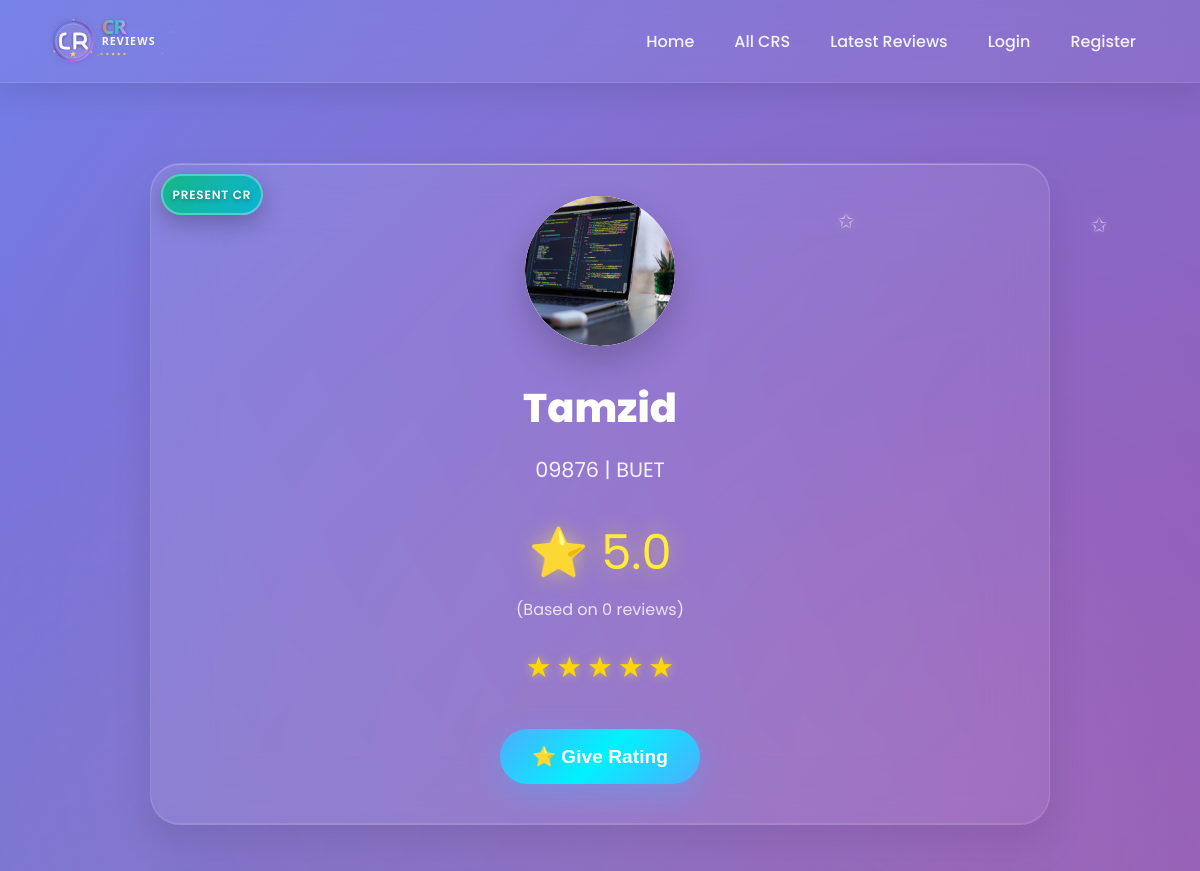
The page /cr_profile/tamzid-d98101/ (upper part) on the database as committed earlier.
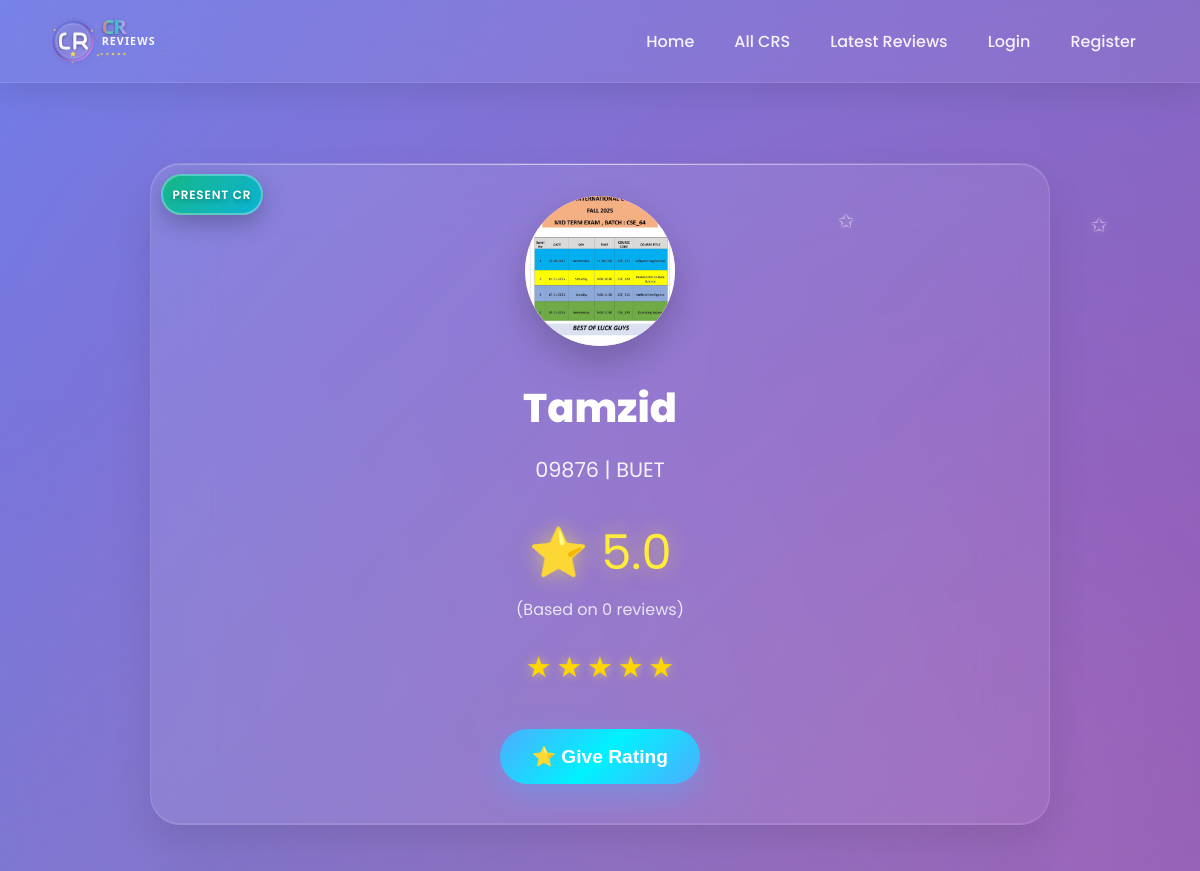
The same page on the database as committed later.
### cr/models.py (models this page shows, shortened)
class CrProfile(models.Model):
    user=models.OneToOneField('userprofile.User', on_delete=models.CASCADE,related_name='user_profile')
    university=models.ForeignKey(University, on_delete=models.CASCADE,related_name='university_crs')
    department=models.ForeignKey(Department, on_delete=models.CASCADE,related_name='department_crs')
    cr_status = models.CharField(
    max_length=20,
    choices=[('Present', 'Present CR'), ('Former', 'Former CR')],
    default='Present'
    )
    profile_picture = models.ImageField(upload_to='cr_profile_pictures/', blank=True, null=True)
    name = models.CharField(max_length=100)
    gender = models.CharField(choices=[('M', 'Male'), ('F', 'Female')], max_length=1)
    email = models.EmailField(blank=True, null=True)
    phone = models.CharField(max_length=30, blank=True, null=True)
    st_id = models.CharField(max_length=50, unique=True)
    batch = models.CharField(max_length=20)
    dept_batch = models.CharField(max_length=20 , blank=True, null=True)
    section = models.CharField(max_length=10)
    bio = models.TextField(blank=True, null=True)
    date_of_birth = models.DateField(blank=True, null=True)
    slug = models.SlugField(unique=True, blank=True)
    facebook_url = models.URLField(default='https://www.facebook.com/')
    instagram_url = models.URLField(default='https://www.instagram.com/')
    linkedin_url = models.URLField(default='https://www.linkedin.com/')
    created_at=models.DateTimeField(auto_now_add=True)
    updated_at=models.DateTimeField(auto_now=True)
    deleted_at=models.DateTimeField(auto_now=True,blank=True,null=True)
    @property
    def average_rating(self):
        avg=self.cr_reviews.aggregate(Avg('rating'))['rating__avg']
        return round(avg,1) if avg else 0

class University(models.Model):
    Public = "Public"
    Private = "Private"
    university_type = [
        (Public,"Public"),
        (Private,"Private"),
    ]
    title =models.CharField(max_length=100,unique=True,blank=False,null=False)
    type =models.CharField(max_length=100,choices=university_type)
    address=models.CharField(max_length=150, blank=True, null=True)
    slug=models.SlugField(blank=True,unique=True)
    created_at=models.DateTimeField(auto_now_add=True)
    updated_at=models.DateTimeField(auto_now=True)
    daleted_at=models.DateTimeField(auto_now=True,blank=True,null=True)
    def __str__(self):
        return self.title

### cr/views.py (the view)
# urls.py: path('cr_profile/<str:slug>/',cr_profile,name='cr_profile'),
def cr_profile(request,slug):
    cr_profile=get_object_or_404(CrProfile,slug=slug)
    review = Review.objects.filter(cr_profile=cr_profile, is_approved=True).order_by('-created_at')
    paginator = Paginator(review,5)
    page_number = request.GET.get('page',1)
    try:
        review=paginator.page(page_number)
    except PageNotAnInteger:
        review=paginator.page(1)
    except EmptyPage:
        review=paginator.page(1)
    is_saved = False
    if request.user.is_authenticated:
        is_saved = cr_profile.saved_by.filter(user=request.user).exists()
    context={
        'cr_profile':cr_profile,
        'review':review,
        'paginator':paginator,
        'is_saved':is_saved
    }
    return render(request,'profile.html',context)

### cr/models.py (called while the page is built)
    def __str__(self):
        return self.title

### templates/profile.html (shortened to what this page needs)
{% extends 'base.html' %}
{% load static %}
{% block content %}
    <div id="cr-profile" class="page">
        <div class="container">
            <div style="max-width: 900px; margin: 0 auto;">
                <div class="search-section" style="text-align: center; margin-bottom: 3rem;">
                    <div class="profile-photo" style="width: 150px; height: 150px; font-size: 4rem; margin: 0 auto 2rem; position: relative;" id="profile-photo">
                         {% if cr_profile.profile_picture %}
                        <img src="{{ cr_profile.profile_picture.url }}" alt="{{ cr_profile.name }}" />
                        {% else %}
                        <span>{{ cr_profile.name|first|upper }}</span>
                        {% endif %}
                    </div>
                    <h1 style="color: white; font-size: 2.5rem; font-weight: 800; margin-bottom: 1rem;" id="profile-name">{{cr_profile.name}}</h1>
                    <p style="color: rgba(255,255,255,0.9); font-size: 1.3rem; margin-bottom: 1.5rem;" id="profile-info">
                        {{cr_profile.st_id}} | {{cr_profile.university}}
                    </p>
  <div class="cr-status-badge {{ cr_profile.cr_status|lower }}">
    {% if cr_profile.cr_status == 'Present' %}
      <span class="badge-text">Present CR</span>
    {% else %}
      <span class="badge-text">Former CR</span>
    {% endif %}
  </div>
                    <div style="margin: 2rem 0;">
                        <div style="font-size: 3rem; color: #ffeb3b; text-shadow: 0 0 20px rgba(255,235,59,0.5);">
                            ⭐ {{cr_profile.average_rating}}
                        </div>
                        <div style="color: rgba(255,255,255,0.8); margin-top: 0.5rem;" id="review-count">
                            (Based on {{review.paginator.count}} reviews)
                        </div>
                        <div class="rating">
                            {% for i in "12345" %} {% if forloop.counter <= cr_profile.average_rating %}
                            <span class="star filled">★</span>
                            {% else %}
                            <span class="star">☆</span>
                            {% endif %} {% endfor %}
                        </div>
                    </div>
                    <button class="btn" onclick="openRatingModal('{{ cr_profile.slug }}', '{{ cr_profile.name }}')" style="font-size: 1.2rem; padding: 1rem 2rem;">
                        ⭐ Give Rating
                    </button>
                </div>
            </div>
        </div>
    </div>
{% endblock content %}

### templates/base.html (shortened to what this page needs)
<!DOCTYPE html>
<html lang="en">
{% load static %}
<head>
    <link rel="stylesheet" href="{% static 'style.css' %}">
    <link rel="stylesheet" href="{% static 'add_cr.css' %}">
    <link rel="stylesheet" href="{% static 'user_dashboard.css' %}">
    <link rel="stylesheet" href="{% static 'edit_user_settings.css' %}">
    <link rel="stylesheet" href="{% static 'footer/about.css' %}">
    <link rel="stylesheet" href="{% static 'footer/developer.css' %}">
    <link rel="stylesheet" href="{% static 'footer/footer.css' %}">
</head>
<body>
    <nav class="navbar">
        <div class="nav-container">
            <a href="{% url 'home' %}"  style="display: flex; align-items: center; text-decoration: none;">
            <img src="{% static 'logo.svg' %}" alt="CR Reviews" style="height:50px !important; width:auto !important; margin-right:10px;">
            </a>
            <ul class="nav-links">
                <li>
                <a href="{% url 'home' %}" class="nav-link {% if request.resolver_match.url_name == 'home' %}active{% endif %}">
                    Home
                </a>
                </li>
                <li>
                <a href="{% url 'all_cr' %}" class="nav-link {% if request.resolver_match.url_name == 'all_cr' %}active{% endif %}">
                    All CRS
                </a>
                </li>
                <li>
                <a href="{% url 'latest_reviews' %}" class="nav-link {% if request.resolver_match.url_name == 'latest_reviews' %}active{% endif %}">
                Latest Reviews
                 </a>
                </li>
                {% if user.is_authenticated %}
                <li class="user-dropdown">
                <a href="{% url 'user_dashboard' user.slug %}" class="nav-link user-profile-btn">
                    <span class="user-avatar">
                    {% if user.profile_picture %}
                        <img src="{{ user.profile_picture.url }}" alt="{{ user.name }}" />
                    {% else %}
                        {{ user.first_name|first|upper }}
                    {% endif %}
                    </span>
                    <span class="user-name">{{user.first_name}}</span>
                    <span class="dropdown-arrow">▼</span>
                </a>
                <div class="dropdown-menu">
                    <div class="dropdown-header">
                        <div class="user-avatar-large">
                            {% if user.profile_picture %}
                            <img src="{{ user.profile_picture.url }}" alt="{{ user.name }}" />
                            {% else %}
                            <span>{{ user.first_name|first|upper }}</span>
                            {% endif %}
                        </div>
                        <div class="user-info">
                            <strong>{{user.first_name}} {{user.last_name}}</strong>
                            <small>{{user.role|capfirst}}</small>
                        </div>
                    </div>
                    <div class="dropdown-divider"></div>
                   {% if user.is_staff %}
                    <a href="{% url 'admin_dashboard' %}" class="dropdown-item">
                    <span class="dropdown-icon">🧭</span>
                    Admin Dashboard
                    </a>
                    {% else %}
                    <a href="{% url 'user_dashboard' user.slug %}" class="dropdown-item">
                    <span class="dropdown-icon">🧭</span>
                    Dashboard
                    </a>
                    {% endif %}
                    <a href="{% url 'view_profile' user.slug %}" class="dropdown-item">
                        <span class="dropdown-icon">👤</span>
                        View Profile
                    </a>
                    <a href="{% url 'add_cr' %}" class="dropdown-item">
                        <span class="dropdown-icon">➕</span>
                        Add New CR
                    </a>
                    <a href="{% url 'settings' %}" class="dropdown-item">
                        <span class="dropdown-icon">⚙️</span>
                        Settings
                    </a>
                    <div class="dropdown-divider"></div>
                    <a href="{% url 'logout' %}" class="dropdown-item logout-btn">
                        <span class="dropdown-icon">🚪</span>
                        Logout
                    </a>
                </div>
                </li>
                {% else %}
                <li><a href="{% url 'login'%}" class="nav-link" >Login</a></li>
                <li><a href="{%url 'registration'%}" class="nav-link">Register</a></li>
                {% endif %}
            </ul>
        </div>
    </nav>
    {% block content %}
    {% endblock content %}
</body>
</html>

### templates/footer_page/footer.html (shortened to what this page needs)
{% load static %}

Rows that differ between the two databases and show on the page:
changed CrProfile "Tamzid": profile_picture: a different picture
